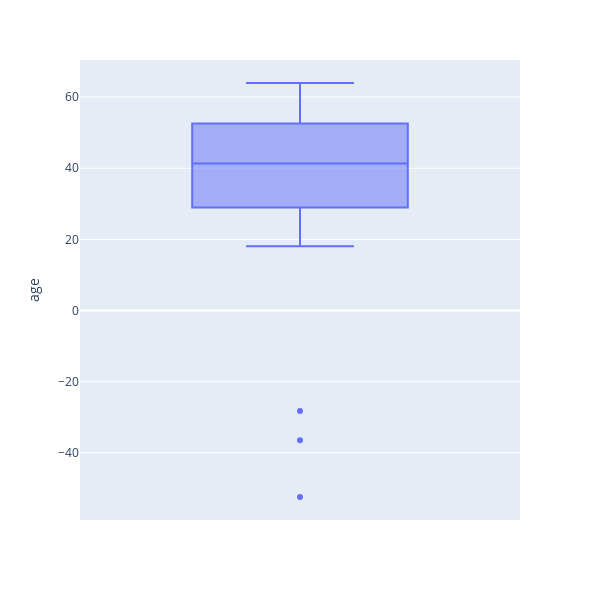

The notebook cell this image was saved under:
### Markdown cell above
# Boxplot

### Code cell
# Outliers idade
g = px.box(df_credit, y='age', height=600, width=600)
g.show()
#outliers - idades negativas?

### Figure 1 — Plotly figure (JSON) as saved in the notebook; plotly's stock layout.template omitted (floating-point values rounded to 4 significant figures; data arrays with more than 128 entries replaced by an {"elided": "..."} marker saying what was removed)
{"data": [{"alignmentgroup": "True", "hovertemplate": "age=%{y}<extra></extra>", "legendgroup": "", "marker": {"color": "#636efa"}, "name": "", "notched": false, "offsetgroup": "", "orientation": "v", "showlegend": false, "type": "box", "x0": " ", "xaxis": "x", "y": {"elided": "1997 float values"}, "y0": " ", "yaxis": "y"}], "layout": {"boxmode": "group", "height": 600, "legend": {"tracegroupgap": 0}, "margin": {"t": 60}, "width": 600, "xaxis": {"anchor": "y", "domain": [0, 1]}, "yaxis": {"anchor": "x", "domain": [0, 1], "title": {"text": "age"}}}}
